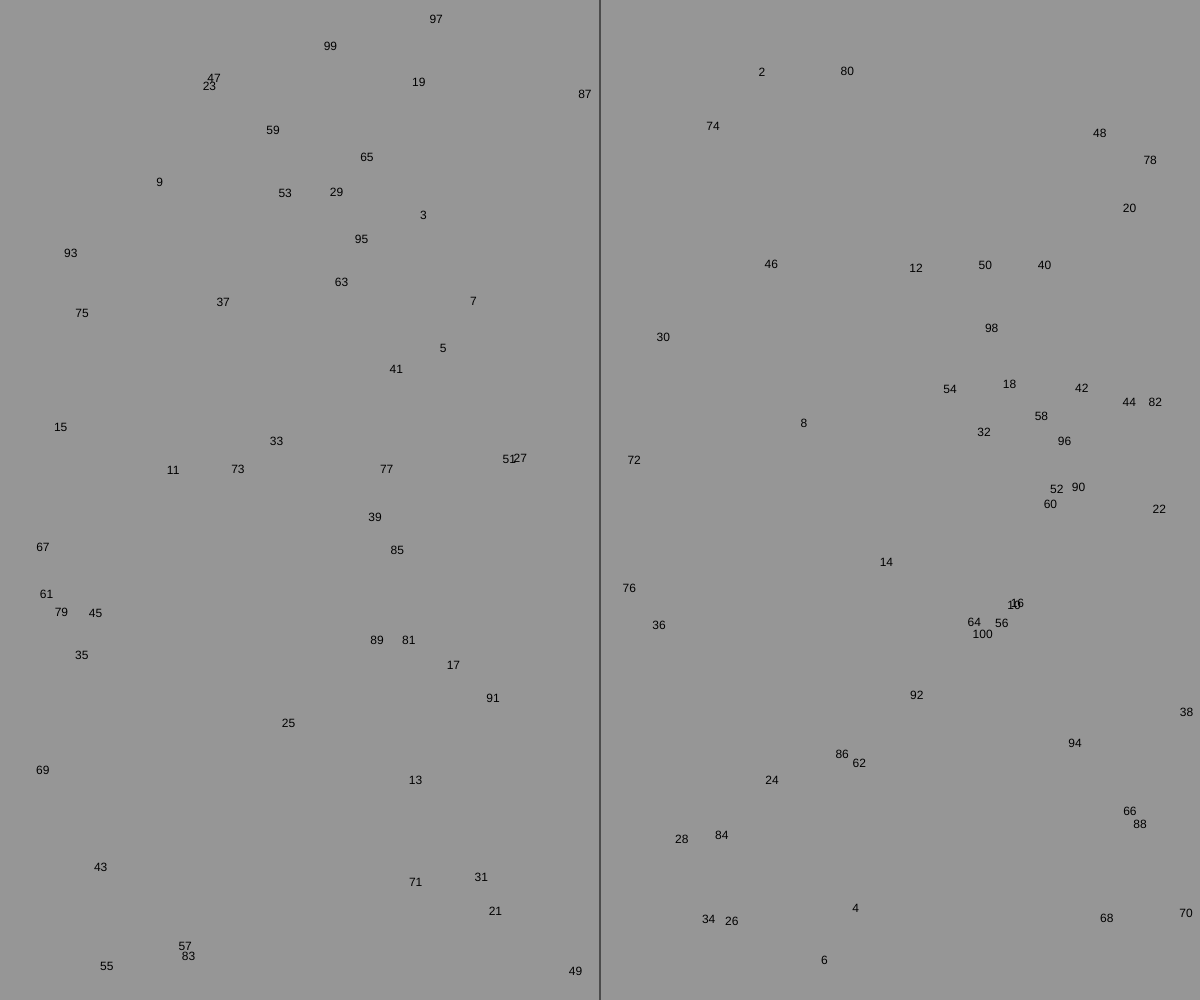
Frame 1 (no input)
Frame 60 (no input): identical to frame 1, image omitted
Frame 120 (the mouse pressed at the canvas centre since frame 60): identical to frame 1, image omitted

The p5.js sketch that drew this single still picture (run headless with seeded random() and noise() and a simulated clock; from frame 60 on, the mouse is pressed at the canvas centre):

// p5.js sketch
// ── sketch.js
/*Lav en løkke, der tilføje de lige tal i en liste og de ulige tal i en anden liste. 
Skriv de lige tal tilfældige steder i højre side af kanvas og de ulige tal, tilfældige steder, i venstre side af kanvas. */

let numberAmount = 100;
let numberList = [];
let evenNumbers = [];
let unevenNumbers = [];
let padding = 20;

function setup() {
  createCanvas(windowWidth, windowHeight);
  background(150);

  for (let i = 1; i < numberAmount + 1; i++) {
    numberList.push(i);
  }

  for (let i = 1; i < numberAmount + 1; i++) {
    if (numberList[i] % 2 == 0) {
      evenNumbers.push(numberList[i]);
    } else {
      unevenNumbers.push(numberList[i]);
    }
  }

  for (let i = 0; i < unevenNumbers.length; i++) {
    text(
      unevenNumbers[i],
      random(padding, windowWidth / 2 - padding),
      random(padding, windowHeight - padding)
    );
  }

  for (let i = 0; i < evenNumbers.length; i++) {
    text(
      evenNumbers[i],
      random(windowWidth / 2 + padding, windowWidth - padding),
      random(padding, windowHeight - padding)
    );
  }
  line(windowWidth / 2, 0, windowWidth / 2, windowHeight);
}

function draw() {}
